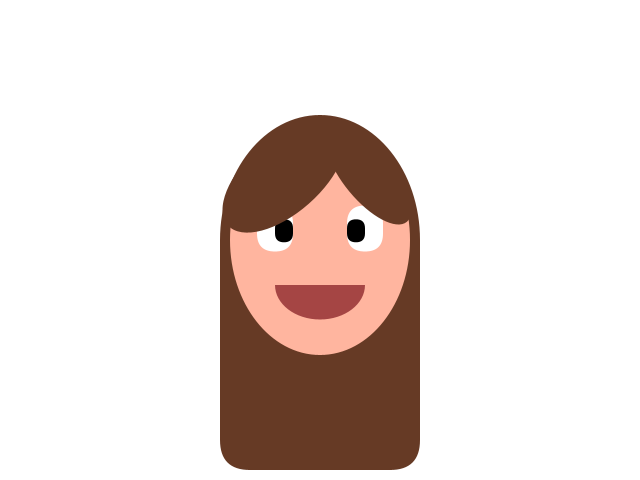
Frame 1 (no input)
Frame 60 (the mouse pressed at the canvas centre just before this capture): identical to frame 1, image omitted
Frame 120 (the mouse held since frame 60 and released just before this capture): identical to frame 1, image omitted

The Processing sketch that drew this single still picture (run headless with seeded random() and noise(); from frame 60 on, the mouse is pressed at the canvas centre):

// Processing sketch: Week_1_Assignment
// ── Week_1_Assignment.pde
PShape portrait, face, upperHair, lowerHair, leftFringe, rightFringe, mouth, leftEye, rightEye, leftEyeball, rightEyeball;

int faceWidth = 180;
int faceHeight = 230;
int leftXOfFace;
int rightXOfFace;
color skinColor = color(255, 181, 159);

int hairWidth = faceWidth + 20;
int hairHeight = faceHeight + 20;
color hairColor = color(102, 58, 37);
int roundFactor = 30;

color mouthColor = color(165, 69, 68);

float eyeWidth;
float eyeHeight;

PShape drawEye(int x, int y) {
  /*
  * @param x,y coordinates of the upper left corner of the eye
  * @return PShape object of the eye
  */
  PShape eye = createShape(RECT, x, y, eyeWidth, eyeHeight, roundFactor);
  return eye;
}

PShape drawEyeball(int x, int y) {
  /*
  * @param x,y coordinates of the upper left corner of the eyeball
  * @return PShape object of the eyeball
  */
  PShape eyeball = createShape(RECT, x, y, eyeWidth*.5, eyeHeight*.5, roundFactor);
  return eyeball;
}

void setup() {
  size(640, 480);
  frameRate(30);
  
  leftXOfFace = width/2 - faceWidth/2;
  rightXOfFace = width/2 + faceWidth/2;
  eyeWidth = faceWidth*.2;
  eyeHeight = faceHeight*.2;
  
  portrait = createShape(GROUP);

  face = createShape(ELLIPSE, width/2, height/2, faceWidth, faceHeight);
  face.setFill(skinColor);
  face.setStroke(false);

  upperHair = createShape(ELLIPSE, width/2, height/2, hairWidth, hairHeight);
  upperHair.setFill(hairColor);
  upperHair.setStroke(false);

  lowerHair = createShape(RECT, leftXOfFace-10, height/2, hairWidth, faceHeight, 0, 0, roundFactor, roundFactor);
  lowerHair.setFill(hairColor);
  lowerHair.setStroke(false);
  
  leftFringe =  createShape(ELLIPSE, 0, 0, hairWidth*.75, hairHeight*.3);
  leftFringe.translate(width/2-faceWidth*.2, height/2-faceHeight*.28);
  leftFringe.rotate(-PI*.23);
  leftFringe.setFill(hairColor);
  leftFringe.setStroke(false);
  
  rightFringe = createShape(ELLIPSE, 0, 0, hairWidth*.6, hairHeight*.2);
  rightFringe.translate(width/2+faceWidth*.27, height/2-faceHeight*.28);
  rightFringe.rotate(PI*.28);
  rightFringe.setFill(hairColor);
  rightFringe.setStroke(false);

  mouth = createShape(ARC, width/2, height/2+faceWidth*.25, faceWidth*.5, faceHeight*.3, 0, PI, CHORD);
  mouth.setFill(mouthColor);
  mouth.setStroke(false);
  
  leftEye = drawEye(0, 0);
  leftEye.translate(width/2-faceWidth*.25-eyeWidth/2, height/2-faceHeight*.15);
  leftEye.setStroke(false);
  
  leftEyeball = drawEyeball(0, 0);
  leftEyeball.setFill(color(0, 0, 0));
  leftEyeball.translate(width/2-faceWidth*.25, height/2-faceHeight*.15+eyeHeight*.3);
  leftEyeball.setStroke(false);
  
  rightEye = drawEye(0, 0);
  rightEye.translate(width/2+faceWidth*.25-eyeWidth/2, height/2-faceHeight*.15);
  rightEye.setStroke(false);
  
  rightEyeball = drawEyeball(0, 0);
  rightEyeball.setFill(color(0, 0, 0));
  rightEyeball.translate(width/2+faceWidth*.25-eyeWidth/2, height/2-faceHeight*.15+eyeHeight*.3);
  rightEyeball.setStroke(false);
  
  // .addChild(): object added later will be placed on top
  portrait.addChild(upperHair);
  portrait.addChild(lowerHair);
  portrait.addChild(face);
  portrait.addChild(leftEye);
  portrait.addChild(rightEye);
  portrait.addChild(leftEyeball);
  portrait.addChild(rightEyeball);
  portrait.addChild(leftFringe);
  portrait.addChild(rightFringe);
  portrait.addChild(mouth);
}

// void blinkEyes() {
//  /* Create animation of eyes blinking
//  * @param None
//  * @return None
//  */
//  if (eyeHeight > 1) {
//    eyeHeight -= 2;
//  } else {
//    eyeHeight = faceHeight*.2;
//  }
//  eyes = createShape(GROUP);
//  leftEye = drawEye(0, 0);
//  leftEye.translate(width/2-faceWidth*.25-eyeWidth/2, height/2-faceHeight*.15);
//  leftEye.setStroke(false);
  
//  leftEyeball = drawEyeball(0, 0);
//  leftEyeball.setFill(color(0, 0, 0));
//  leftEyeball.translate(width/2-faceWidth*.25, height/2-faceHeight*.15+eyeHeight*.3);
//  leftEyeball.setStroke(false);
  
//  rightEye = drawEye(0, 0);
//  rightEye.translate(width/2+faceWidth*.25-eyeWidth/2, height/2-faceHeight*.15);
//  rightEye.setStroke(false);
  
//  rightEyeball = drawEyeball(0, 0);
//  rightEyeball.setFill(color(0, 0, 0));
//  rightEyeball.translate(width/2+faceWidth*.25-eyeWidth/2, height/2-faceHeight*.15+eyeHeight*.3);
//  rightEyeball.setStroke(false);
  
//  eyes.addChild(leftEye);
//  eyes.addChild(rightEye);
//  eyes.addChild(leftEyeball);
//  eyes.addChild(rightEyeball);
//  shape(eyes);
//}

void draw() {
  background(255);
  shape(portrait);
}
